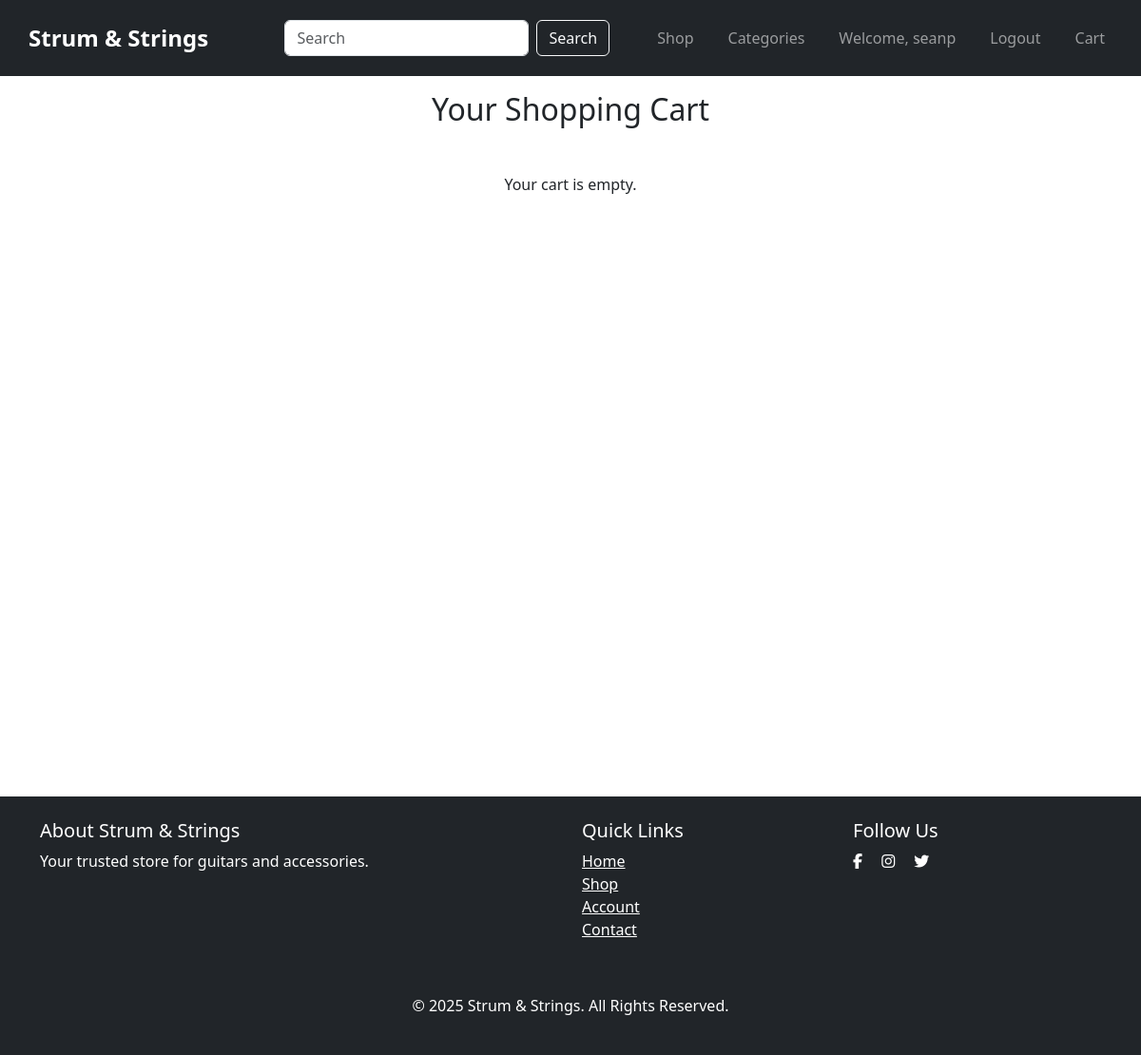
Page /cart/ (signed in) on the earlier database version.
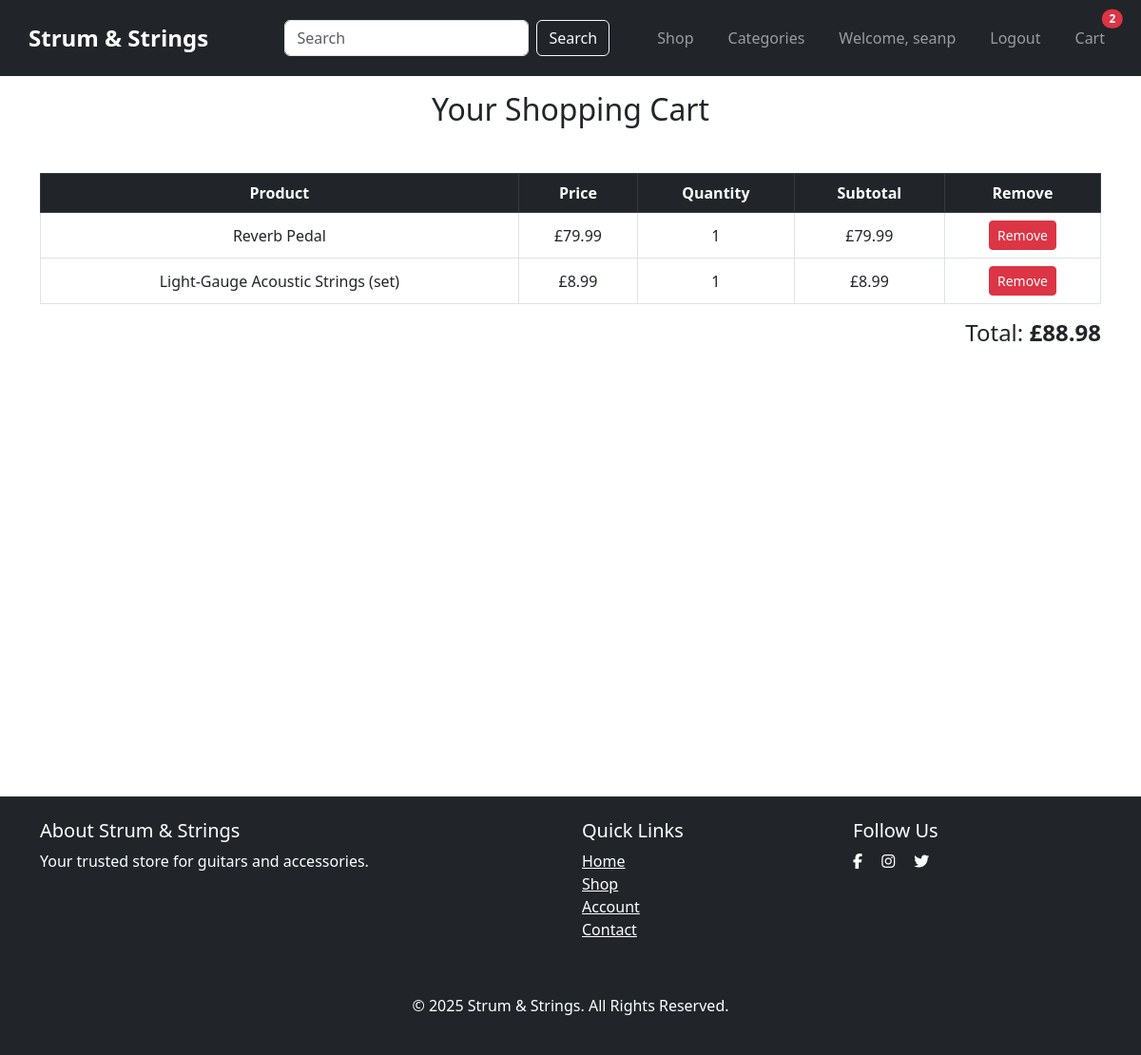
Same page on the later database version.
### cart/models.py (models this page shows, shortened)
class CartItem(models.Model):
    user = models.ForeignKey(User, on_delete=models.CASCADE)
    product = models.ForeignKey(Product, on_delete=models.CASCADE)
    quantity = models.PositiveIntegerField(default=1)
    added_on = models.DateTimeField(auto_now_add=True)

### products/models.py (models this page shows, shortened)
class Product(models.Model):
    name = models.CharField(max_length=200)
    brand = models.CharField(
        max_length=100,
        help_text="e.g. Gibson, Martin, Yamaha, Fender, etc.",
        default="Unknown",
    )
    category = models.ForeignKey(
        Category,
        on_delete=models.CASCADE,
        related_name='products'
    )
    model = models.CharField(
        max_length=100,
        help_text="e.g. Stratocaster, Les Paul, Dreadnought, etc."
    )
    image = models.ImageField(
        upload_to='products/',
        blank=True,
        null=True
    )
    short_description = models.TextField(blank=True)
    price = models.DecimalField(
        max_digits=8,
        decimal_places=2,
        default=0.00,
        help_text="Price in GBP (e.g. 499.99)"
    )

### cart/views.py (the view)
# urls.py: path('', views.view_cart, name='view_cart'),
@login_required
def view_cart(request):
    cart_items = CartItem.objects.filter(user=request.user)
    for item in cart_items:
        item.subtotal = item.product.price * item.quantity
    total = sum(item.subtotal for item in cart_items)
    return render(request, 'cart/cart.html', {
        'cart_items': cart_items,
        'total': total,
    })

### cart/context_processors.py (called while the page is built)
def cart_item_count(request):
    if request.user.is_authenticated:
        count = CartItem.objects.filter(user=request.user).count()
    else:
        count = 0
    return {'cart_item_count': count}

### cart/templates/cart/cart.html (shortened to what this page needs)
{% extends 'base.html' %}
{% load static %}
{% block extra_css %}
{{ block.super }}
  <link rel="stylesheet" href="{% static 'cart/css/cart.css' %}">
{% endblock %}
{% block main_class %}container py-5 mt-5{% endblock %}
{% block content %}
<h2 class="text-center mb-5">Your Shopping Cart</h2>
{% if cart_items %}
  <div class="table-responsive">
    <table class="table table-bordered align-middle">
      <thead class="table-dark">
        <tr>
          <th scope="col">Product</th>
          <th scope="col">Price</th>
          <th scope="col">Quantity</th>
          <th scope="col">Subtotal</th>
          <th scope="col">Remove</th>
        </tr>
      </thead>
      <tbody>
        {% for item in cart_items %}
          <tr>
            <td>{{ item.product.name }}</td>
            <td>£{{ item.product.price }}</td>
            <td>{{ item.quantity }}</td>
            <td>£{{ item.subtotal|floatformat:2 }}</td>
            <td>
              <a href="{% url 'cart:remove_from_cart' item.id %}" class="btn btn-danger btn-sm">Remove</a>
            </td>
          </tr>
        {% endfor %}
      </tbody>
    </table>
  </div>
  <div class="text-end">
    <h4>Total: <strong>£{{ total|floatformat:2 }}</strong></h4>
  </div>
{% else %}
  <p class="text-center">Your cart is empty.</p>
{% endif %}
{% endblock %}

### templates/base.html (shortened to what this page needs)
{% load static %}
<!DOCTYPE html>
<html lang="en">
  <head>
    {% block corecss %}
    <link
      rel="stylesheet"
      href="https://cdn.jsdelivr.net/npm/bootstrap@5.3.0/dist/css/bootstrap.min.css"
    />
    {% endblock %} {% block extra_css %}
    <link rel="stylesheet" href="{% static 'css/base.css' %}" />
    {% endblock %}
  </head>
  <body>
    <div class="wrapper d-flex flex-column">
      <header class="bg-dark text-white fixed-top">
        <nav class="navbar navbar-expand-lg navbar-dark container-fluid">
          <div class="navbar-brand-container">
            <a class="navbar-brand" href="{% url 'home' %}">Strum & Strings</a>
          </div>
          <div
            class="collapse navbar-collapse justify-content-between burger-one"
            id="navbarNav"
          >
          <form class="d-flex mx-auto" method="get" action="{% url 'products:products_list' %}">
            <input
              class="form-control me-2 w-100"
              type="search"
              name="q"
              placeholder="Search"
              aria-label="Search"
              value="{{ query|default:'' }}"
            />
            <button class="btn btn-outline-light" type="submit">
              Search
            </button>
          </form>
            <ul
              class="navbar-nav ms-auto list-inline list-unstyled"
              id="nav-links-one"
            >
              <li class="nav-item">
                <a class="nav-link" href="{% url 'products:products_list' %}"
                  >Shop</a
                >
              </li>
              <li class="nav-item">
                <a
                  class="nav-link"
                  href="{% url 'categories:categories_list' %}"
                  >Categories</a
                >
              </li>
              {% if user.is_authenticated %}
              <li class="nav-item">
                <a class="nav-link" href="{% url 'accounts:profile' %}">Welcome, {{ user.username }}</a>
              </li>
              <li class="nav-item">
                <a class="nav-link" href="{% url 'account_logout' %}">Logout</a>
              </li>
              {% endif %}
              <li class="nav-item">
                <a class="nav-link position-relative" href="{% url 'cart:view_cart' %}">
                  Cart
                  {% if cart_item_count > 0 %}
                    <span class="position-absolute top-0 start-100 translate-middle badge rounded-pill bg-danger">
                      {{ cart_item_count }}
                    </span>
                  {% endif %}
                </a>
              </li>
            </ul>
          </div>
        </nav>
      </header>
      <main class="{% block main_class %}flex-grow-1{% endblock %}">
        {% block content %}{% endblock %}
      </main>
      <footer class="bg-dark text-white py-4" id="footer-one">
        <div class="container">
          <div class="row">
            <div class="col-md-6">
              <h5>About Strum & Strings</h5>
              <p>Your trusted store for guitars and accessories.</p>
            </div>
            <div class="col-md-3 mb-3">
              <h5>Quick Links</h5>
              <ul class="list-unstyled">
                <li><a href="#" class="text-white">Home</a></li>
                <li><a href="#" class="text-white">Shop</a></li>
                <li><a href="#" class="text-white">Account</a></li>
                <li><a href="#" class="text-white">Contact</a></li>
              </ul>
            </div>
            <div class="col-md-3">
              <h5>Follow Us</h5>
              <a href="#" class="text-white me-3"
                ><i class="fab fa-facebook-f"></i
              ></a>
              <a href="#" class="text-white me-3"
                ><i class="fab fa-instagram"></i
              ></a>
              <a href="#" class="text-white me-3"
                ><i class="fab fa-twitter"></i
              ></a>
            </div>
          </div>
          <div class="text-center mt-4">
            &copy; 2025 Strum & Strings. All Rights Reserved.
          </div>
        </div>
      </footer>
    </div>
  </body>
</html>

### static/css/base.css (style rules this page uses)
html, body { margin: 0; padding: 0; height: 100%; display: flex; flex-direction: column; }
main { flex: 1; min-height: calc(100vh - 10px); text-align: center; width: 100%; }
header { background-color: #222; color: #fff; min-height: 80px; display: flex; align-items: center; justify-content: space-between; padding: 0 20px; }
header .navbar-brand { font-size: 1.5rem; font-weight: bold; }
header .navbar-nav .nav-link { font-size: 1rem; margin: 0 10px; }
.navbar-brand-container { flex-grow: 1; margin-left: 0; padding-left: 10px; }

### cart/static/cart/css/cart.css (style rules this page uses)
main { padding-bottom: 2rem !important; }
.container { margin-bottom: 0 !important; padding-bottom: 1rem !important; }

Differences in the rows shown:
added CartItem: product.name "Reverb Pedal", product.price "79.99", quantity "1", subtotal "79.99"
added CartItem: product.name "Light‑Gauge Acoustic Strings (set)", product.price "8.99", quantity "1", subtotal "8.99"
Other differences:
{{ cart_item_count }}: (not shown) → "2"
{{ total|floatformat:2 }}: (not shown) → "88.98"
text no longer shown: "Your cart is empty."
text now shown: "Product Price Quantity Subtotal Remove Total: £"
